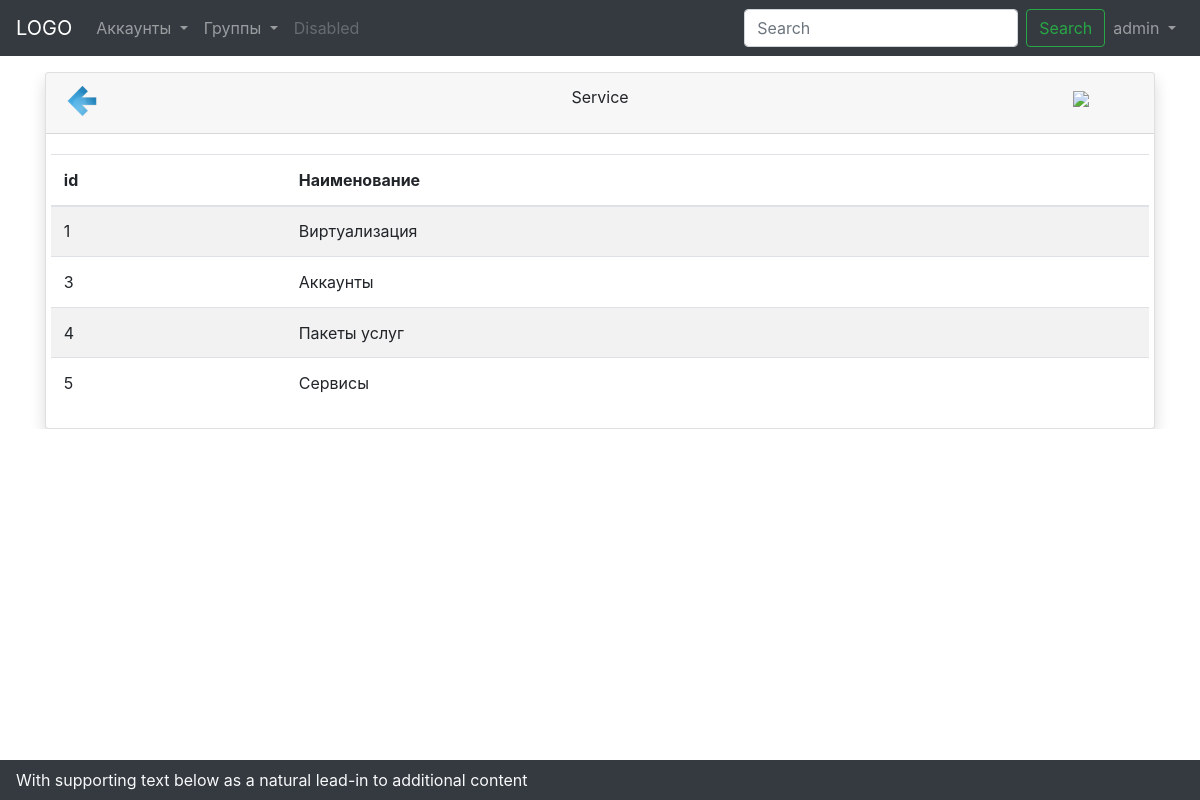
The app's page /service/list/ (signed in) with its own data.
### core/models.py (models this page shows, shortened)
class Service(models.Model):
    model_error = None
    fk_permission = models.OneToOneField(
        Permission,
        on_delete=models.CASCADE, blank=True)
    name = models.CharField(max_length=50, verbose_name='Наименование')
    url_path = models.TextField(unique=True, blank=False, verbose_name='URI ресурса')  # !!!!
    shortcut_path = models.ImageField(verbose_name='Путь к ярлыку')
    is_service = models.BooleanField(default=True, verbose_name='Служебный')
    status = models.BooleanField(default=True, verbose_name='Статус')
    price = models.FloatField(blank=True, verbose_name='Цена')
    is_create = models.DateTimeField(auto_now_add=True, verbose_name='Дата создания')
    is_update = models.DateTimeField(auto_now=True, verbose_name='Дата модификации')

### core/views.py (the view)
# urls.py: path('service/list/', views.ServiceList.as_view(), name='services_list'),
class ServiceList(ListViewMixin):
    model = Service
    heads = ('id', 'Наименование',)
    view_title = 'Service'
    page_title = 'Services'
    permission_required = ('core.view_service',)
    create_uri = 'service_create'

### core/mixins.py (called while the page is built)
    def get_context_data(self, **kwargs):
        context = super(ListViewMixin, self).get_context_data(**kwargs)
        context['page_title'] = self.view_title
        context['view_title'] = self.view_title
        context['heads'] = self.heads
        context['create_uri'] = self.create_uri
        return context

### core/templates/core/service_list.html (shortened to what this page needs)
{% extends 'core/list.html' %}
{% block list %}
    {% for service in service_list %}
    <tr {% if not service.status %}class="table-danger"{% endif %}>
        <td>{{ service.pk }}</td>
        <td>{{ service.name }}</td>
    </tr>
    {% endfor %}
{% endblock list%}

### templates/menu.html (shortened to what this page needs)
{% block menu %}
<nav class="navbar navbar-expand-lg navbar-dark bg-dark">
    <a class="navbar-brand" href="{% url 'dashboard' %}">LOGO</a>
    {% if user.is_authenticated %}
    <div class="collapse navbar-collapse" id="navbarSupportedContent">
        <ul class="navbar-nav mr-auto">
            {% if user.is_staff or user.is_superuser %}
            <li class="nav-item dropdown">
                <a class="nav-link dropdown-toggle" href="#" id="accounts" role="button" data-toggle="dropdown"
                   aria-haspopup="true" aria-expanded="false">
                    Аккаунты
                </a>
            </li>
            <li class="nav-item dropdown">
                <a class="nav-link dropdown-toggle" href="#" id="group" role="button" data-toggle="dropdown"
                   aria-haspopup="true" aria-expanded="false">
                    Группы
                </a>
            </li>
            <li class="nav-item">
                <a class="nav-link disabled" href="#">Disabled</a>
            </li>
            {% endif %}
        </ul>
        <form class="menu-form form-inline my-3 my-lg-0">
            <input class="form-control mr-sm-2" type="search" placeholder="Search" aria-label="Search">
            <button class="btn btn-outline-success my-2 my-sm-0" type="submit">Search</button>
        </form>
        <ul class="navbar-nav w-10">
            <li class="nav-item dropdown">
                <a class="nav-link dropdown-toggle" href="#" id="navbarDropdown" role="button" data-toggle="dropdown"
                   aria-haspopup="true" aria-expanded="false">
                    {{ user.username }}
                </a>
            </li>
        </ul>
    </div>
    {% endif %}
</nav>
{% endblock menu %}

### static/css/main.css (style rules this page uses)
table.responce-table thead th, table.responce-table tbody td { padding: .8rem; }
table.responce-table tbody td { padding: .8rem; }
table.responce-table tbody tr:not(:last-child) { border-top: 1px solid #ddd; border-bottom: 1px solid #ddd; }

### records on screen
Service: pk "1", name "Виртуализация"
Service: pk "3", name "Аккаунты"
Service: pk "4", name "Пакеты услуг"
Service: pk "5", name "Сервисы"

### other values on screen
{{ user.username }} "admin"
{{ page_title }} "Service"
{{ head }} "id" "Наименование"
